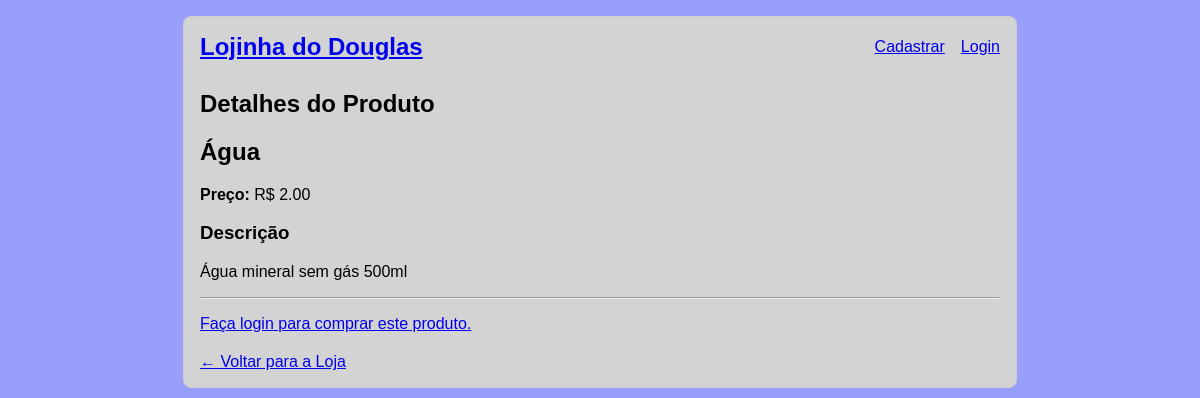
Page /1/details on the committed database.
### tables this page shows
CREATE TABLE product (
  id INTEGER PRIMARY KEY AUTOINCREMENT,
  name TEXT NOT NULL,
  description TEXT NOT NULL,
  price REAL NOT NULL
);

### app/shop.py (the view)
@bp.route('/<int:id>/details')
def details(id):
    db = get_db()
    product = db.execute(
        'SELECT id, name, description, price FROM product WHERE id = ?',
        (id,)
    ).fetchone()
    return render_template('shop/details.html', product=product)

### app/auth.py (called while the page is built)
@bp.before_app_request
def load_logged_in_user():
    user_id = session.get('user_id')
    if user_id is None:
        g.user = None
    else:
        g.user = get_db().execute(
            'SELECT * FROM user WHERE id = ?', (user_id,)
        ).fetchone()

### app/db.py (called while the page is built)
def get_db():
    if 'db' not in g:
        g.db = sqlite3.connect(
            current_app.config['DATABASE'],
            detect_types=sqlite3.PARSE_DECLTYPES
        )
        g.db.row_factory = sqlite3.Row
    return g.db

### app/templates/shop/details.html (shortened to what this page needs)
{% extends 'base.html' %}
{% block header %}
  <h1>Detalhes do Produto</h1>
{% endblock %}
{% block content %}
  <article class="product-details">
    <header>
      <h2>{{ product['name'] }}</h2>
      <p class="price"><strong>Preço:</strong> R$ {{ "%.2f"|format(product['price']) }}</p>
    </header>
    <div class="description">
      <h3>Descrição</h3>
      <p>{{ product['description'] }}</p>
    </div>
    <hr>
    {% if g.user %}
      <form action="{{ url_for('shop.index') }}" method="post">
        <input type="hidden" name="product_id" value="{{ product['id'] }}">
        <label for="quantity">Quantidade:</label>
        <input type="number" name="quantity" value="1" min="1" required style="width: 60px;">
        <input type="submit" value="Adicionar ao Carrinho">
      </form>
    {% else %}
      <p><a href="{{ url_for('auth.login') }}">Faça login para comprar este produto.</a></p>
    {% endif %}
    <div style="margin-top: 20px;">
      <a href="{{ url_for('index') }}" class="button">← Voltar para a Loja</a>
    </div>
  </article>
{% endblock %}

### app/static/style.css (style rules this page uses)
html { font-family: sans-serif; background: #979ffb; padding: 1rem; }
body { max-width: 800px; margin: 0 auto; background: rgb(211, 211, 211); padding: 1rem; border: 1px solid #ccc; border-radius: 0.5rem; }

### rows in the picture
product: name "Água", price "2.00", description "Água mineral sem gás 500ml"
